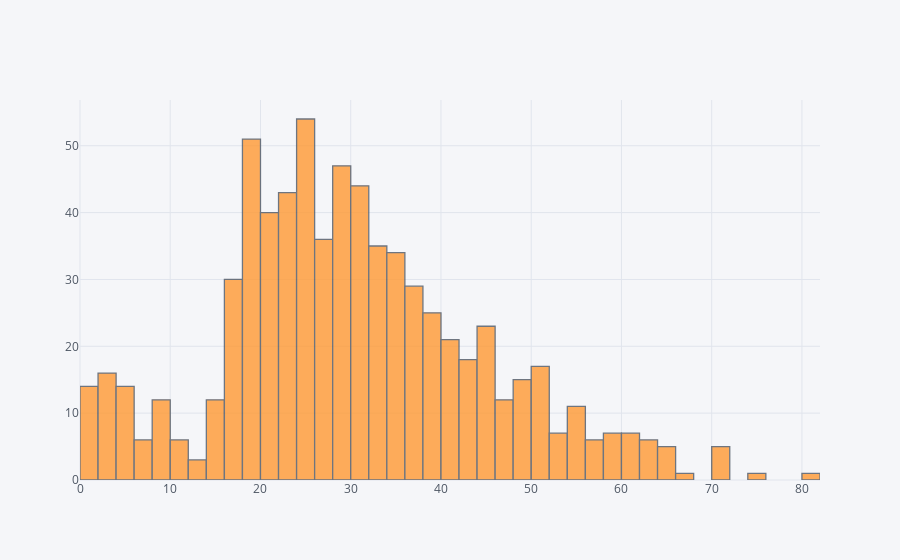

Here is the notebook cell this chart was saved with:
### Code cell
df['Age'].iplot(kind='hist', bins=50)

### Figure 1 — Plotly figure (JSON) as saved in the notebook; plotly's stock layout.template omitted (floating-point values rounded to 4 significant figures; data arrays with more than 128 entries replaced by an {"elided": "..."} marker saying what was removed)
{"data": [{"histfunc": "count", "histnorm": "", "marker": {"color": "rgba(255, 153, 51, 1.0)", "line": {"color": "#4D5663", "width": 1.3}}, "name": "Age", "nbinsx": 50, "opacity": 0.8, "orientation": "v", "type": "histogram", "uid": "55340ef0-8254-427d-99c9-b5b0db504257", "x": {"elided": "891 float values"}}], "layout": {"barmode": "overlay", "legend": {"bgcolor": "#F5F6F9", "font": {"color": "#4D5663"}}, "paper_bgcolor": "#F5F6F9", "plot_bgcolor": "#F5F6F9", "title": {"font": {"color": "#4D5663"}}, "xaxis": {"gridcolor": "#E1E5ED", "showgrid": true, "tickfont": {"color": "#4D5663"}, "title": {"font": {"color": "#4D5663"}, "text": ""}, "zerolinecolor": "#E1E5ED"}, "yaxis": {"gridcolor": "#E1E5ED", "showgrid": true, "tickfont": {"color": "#4D5663"}, "title": {"font": {"color": "#4D5663"}, "text": ""}, "zerolinecolor": "#E1E5ED"}}}
